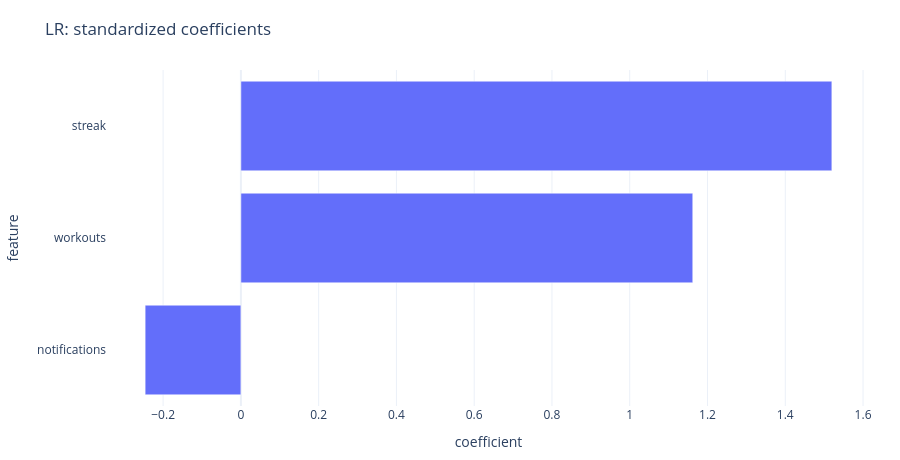

The code cell stored with this chart in its notebook:
### Markdown cell above
## Step 8 — Standardized LR coefficients
Coefficients describe fitted conditional log-odds associations, not percentage-point or causal effects.

### Code cell
coefficients = pd.DataFrame({"feature": FEATURES, "coefficient": lr.named_steps["classifier"].coef_[0]}).sort_values("coefficient")
display(coefficients)
show_chart(px.bar(coefficients, x="coefficient", y="feature", orientation="h", title="LR: standardized coefficients"))

### Figure 1 — Plotly figure (JSON) as saved in the notebook; plotly's stock layout.template omitted (floating-point values rounded to 4 significant figures)
{"data": [{"hovertemplate": "coefficient=%{x}<br>feature=%{y}<extra></extra>", "legendgroup": "", "marker": {"color": "#636efa", "pattern": {"shape": ""}}, "name": "", "orientation": "h", "showlegend": false, "textposition": "auto", "x": [-0.2462, 1.162, 1.52], "xaxis": "x", "y": ["notifications", "workouts", "streak"], "yaxis": "y", "type": "bar"}], "layout": {"xaxis": {"anchor": "y", "domain": [0.0, 1.0], "title": {"text": "coefficient"}}, "yaxis": {"anchor": "x", "domain": [0.0, 1.0], "title": {"text": "feature"}}, "legend": {"tracegroupgap": 0}, "title": {"text": "LR: standardized coefficients"}, "barmode": "relative", "margin": {"l": 30, "r": 30, "t": 70, "b": 40}, "height": 460}}
